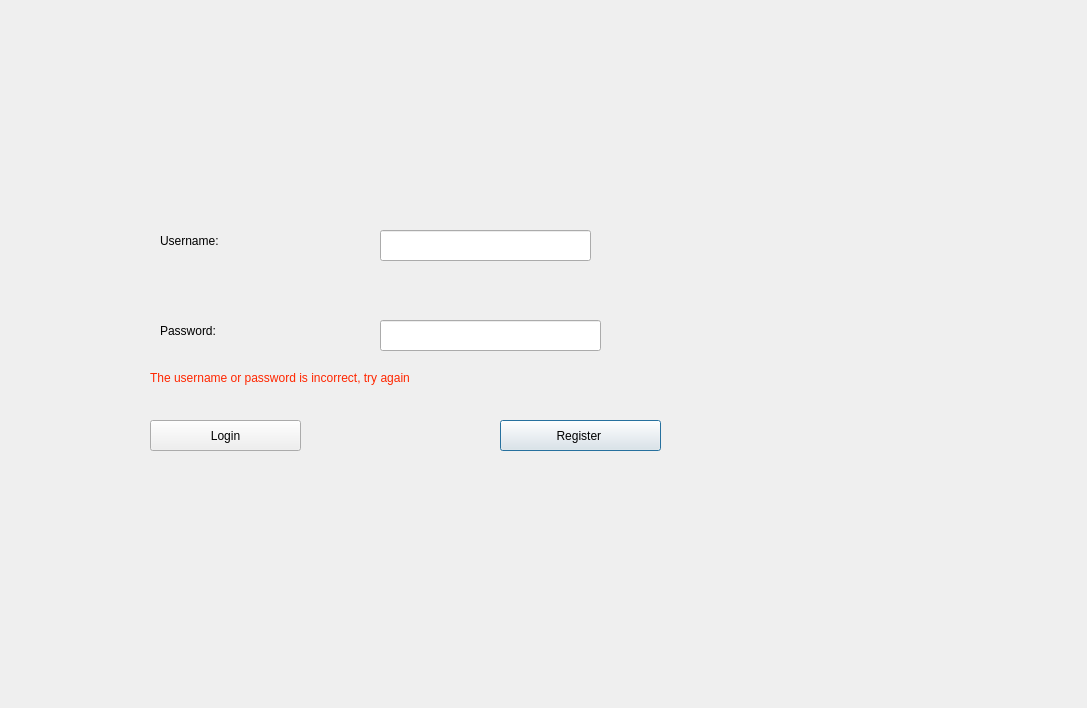
<?xml version="1.0" encoding="UTF-8"?>
<ui version="4.0">
 <class>Login_Register_Window</class>
 <widget class="QDialog" name="Login_Register_Window">
  <property name="geometry">
   <rect>
    <x>0</x>
    <y>0</y>
    <width>1087</width>
    <height>708</height>
   </rect>
  </property>
  <property name="windowTitle">
   <string>Dialog</string>
  </property>
  <widget class="QLabel" name="label_username">
   <property name="geometry">
    <rect>
     <x>160</x>
     <y>210</y>
     <width>141</width>
     <height>61</height>
    </rect>
   </property>
   <property name="text">
    <string>Username:</string>
   </property>
  </widget>
  <widget class="QLineEdit" name="lineEdit_username">
   <property name="geometry">
    <rect>
     <x>380</x>
     <y>230</y>
     <width>211</width>
     <height>31</height>
    </rect>
   </property>
  </widget>
  <widget class="QLabel" name="label_password">
   <property name="geometry">
    <rect>
     <x>160</x>
     <y>310</y>
     <width>121</width>
     <height>41</height>
    </rect>
   </property>
   <property name="text">
    <string>Password:</string>
   </property>
  </widget>
  <widget class="QLineEdit" name="lineEdit_password">
   <property name="geometry">
    <rect>
     <x>380</x>
     <y>320</y>
     <width>221</width>
     <height>31</height>
    </rect>
   </property>
  </widget>
  <widget class="QPushButton" name="pushButton_Register">
   <property name="geometry">
    <rect>
     <x>500</x>
     <y>420</y>
     <width>161</width>
     <height>31</height>
    </rect>
   </property>
   <property name="text">
    <string>Register </string>
   </property>
  </widget>
  <widget class="QPushButton" name="pushButton_login">
   <property name="geometry">
    <rect>
     <x>150</x>
     <y>420</y>
     <width>151</width>
     <height>31</height>
    </rect>
   </property>
   <property name="text">
    <string>Login</string>
   </property>
  </widget>
  <widget class="QLabel" name="labelError_username_andpass_buyer">
   <property name="geometry">
    <rect>
     <x>150</x>
     <y>370</y>
     <width>301</width>
     <height>16</height>
    </rect>
   </property>
   <property name="text">
    <string>&lt;html&gt;&lt;head/&gt;&lt;body&gt;&lt;p&gt;&lt;span style=&quot; color:#ff2600;&quot;&gt;The username or password is incorrect, try again&lt;/span&gt;&lt;/p&gt;&lt;/body&gt;&lt;/html&gt;</string>
   </property>
  </widget>
 </widget>
 <resources/>
 <connections/>
</ui>
